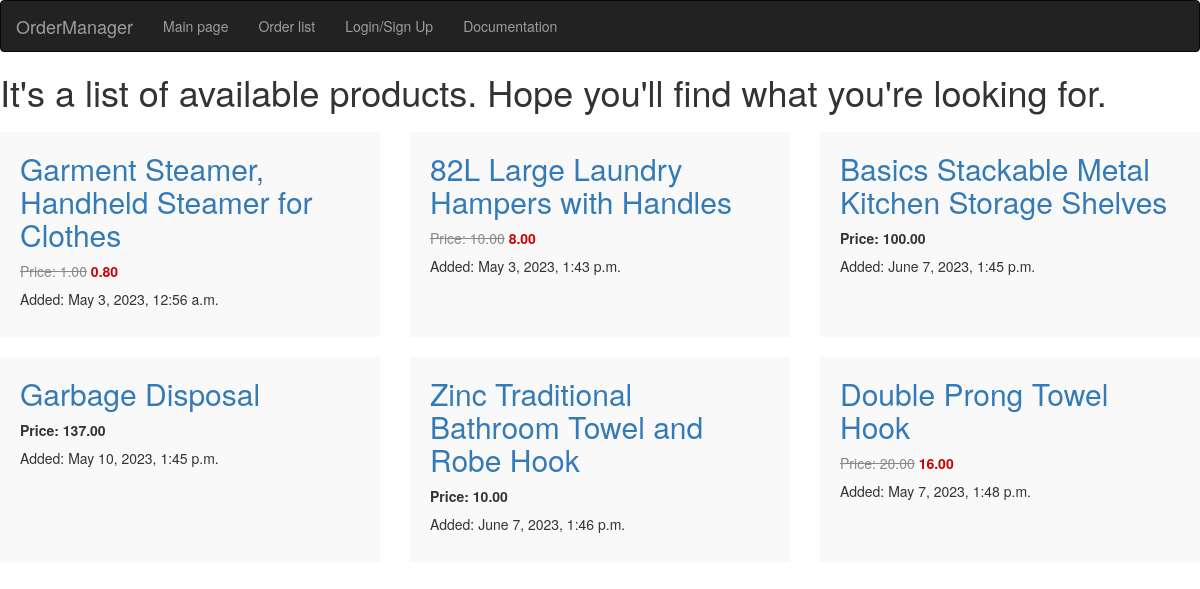
The app's page /, older data.
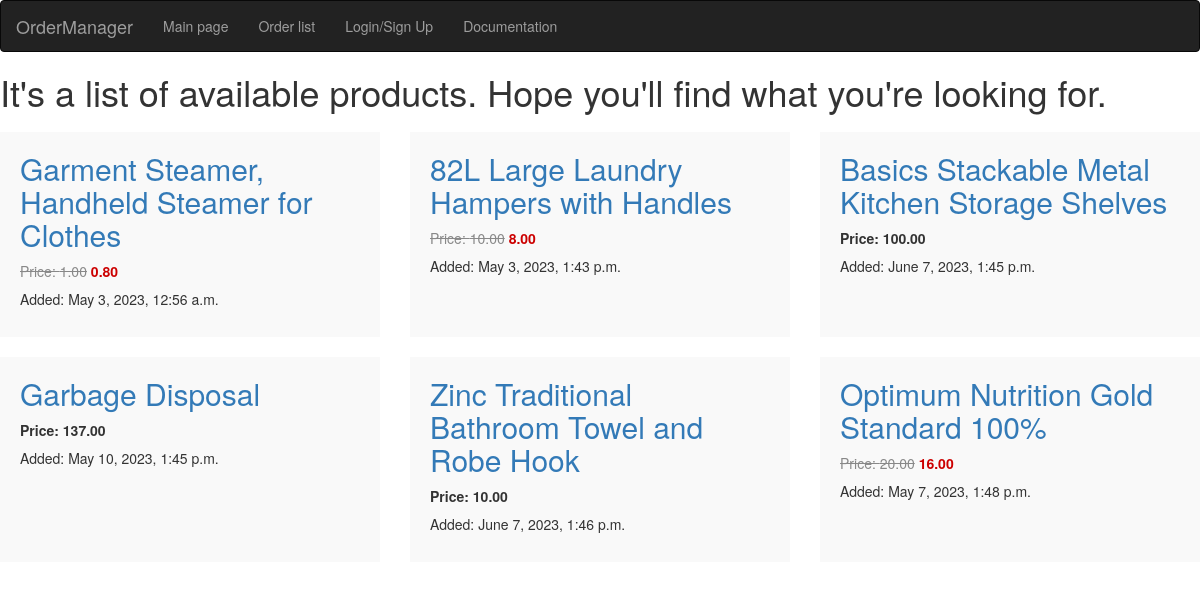
The same page, newer data.
### market/models.py (models this page shows, shortened)
class Product(models.Model):
    name = models.CharField(max_length=150, blank=True, null=True)
    image = models.ImageField(upload_to='products/', default='/default/image.jpg')
    price = models.DecimalField(max_digits=10, decimal_places=2, blank=True, null=True)
    short_description = models.TextField(max_length=200, blank=True, null=True)
    description = RichTextField()
    discounted_price = models.DecimalField(
        default=None, max_digits=10, decimal_places=2, blank=True, null=True
    )
    created = models.DateTimeField(
        auto_now_add=False, blank=True, null=True, default=timezone.now
    )

### market/views.py (the view)
# urls.py: path("", views.MainPageView.as_view(), name="main"),
class MainPageView(View):
    def get(self, request):
        products = Product.objects.all()
        context = {"products": products}
        return render(request, "market/main.html", context)

### market/templates/market/main.html (shortened to what this page needs)
{% extends "main.html" %}
{% block content %}
<section>
    {% if products %}
    <h1>It's a list of available products. Hope you'll find what you're looking for.</h1>
    <div class="product-list">
        {% for product in products %}
        <div class="product-item">
            <a href="{% url 'product-view' pk=product.id %}"><h2>{{ product.name }}</h2></a>
            <ul>
                <li>
                    {% if product.discounted_price %}
                    <span class="original-price">Price: {{ product.price }}</span>
                    <span class="discounted-price">{{ product.discounted_price }}</span>
                    {% else %}
                    <span class="price">Price: {{ product.price }}</span>
                    {% endif %}
                </li>
                <li>Added: {{ product.created }}</li>
            </ul>
        </div>
        {% endfor %}
    </div>
    {% else %}
        <h1>No products yet...</h1>
    {% endif %}
</section>
{% endblock %}

### templates/main.html (shortened to what this page needs)
{% include 'havbar.html' %}
{% block content %}{% endblock %}

### templates/havbar.html (shortened to what this page needs)
{% load static %}
<!DOCTYPE html>
<html lang="en">
<head>
  <link rel="stylesheet" href="https://maxcdn.bootstrapcdn.com/bootstrap/3.4.1/css/bootstrap.min.css">
  <link rel="stylesheet" href="{% static 'styles/main.css' %}">
</head>
{% block content %}
<body>
<nav class="navbar navbar-inverse">
  <div class="container-fluid">
    <div class="navbar-header">
      <a class="navbar-brand" href="{% url 'main' %}">OrderManager</a>
    </div>
    <ul class="nav navbar-nav">
      <li><a href="{% url 'main' %}">Main page</a></li>
      <li><a href="{% url 'showorders' %}">Order list</a></li>
      {% if request.user.is_authenticated %}
      <li><a href="{% url 'logout' %}">Logout</a></li>
      {% else %}
      <li><a href="{% url 'login' %}">Login/Sign Up</a></li>
      {% endif %}
      <li><a href="{% url 'docs' %}">Documentation</a></li>
    </ul>
  </div>
</nav>
</body>
{% endblock %}
</html>

### static/styles/main.css (style rules this page uses)
.product-list { display: flex; flex-wrap: wrap; justify-content: space-between; margin-top: 20px; }
.product-item { width: calc(33.33% - 20px); background-color: #f9f9f9; padding: 20px; margin-bottom: 20px; }
.product-item h2 { margin-top: 0; }
.product-item ul { list-style-type: none; margin: 0; padding: 0; }
.product-item li { margin-bottom: 8px; }
.price { font-weight: bold; }
.original-price { text-decoration: line-through; color: #888; }
.discounted-price { color: #c00; font-weight: bold; }

Row changes from the older to the newer data that the page shows:
changed Product: name "Double Prong Towel Hook" → "Optimum Nutrition Gold Standard 100%"
